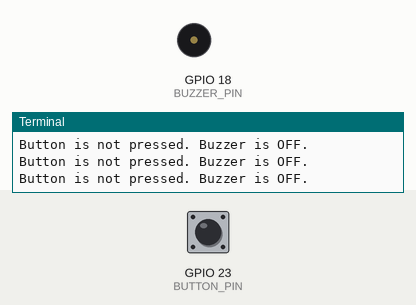
Bench run of a program on a simulated Raspberry Pi (BCM pin numbers). Shown: buzzer (waves = sounding, pin HIGH), the last lines printed to the terminal. Inputs (shaded band) come from the test bench; at power-on: GPIO 23 (BUTTON_PIN) LOW.

Above: at 1.2 s.
1.3 s: GPIO 23 (BUTTON_PIN) pulled HIGH for 0.15 s
At 1.4 s:
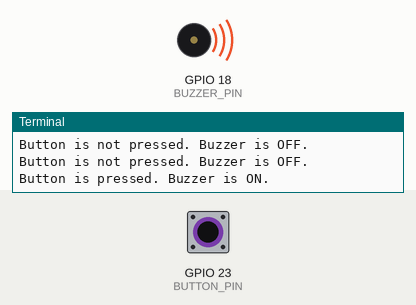
3.0 s: GPIO 23 (BUTTON_PIN) pulled HIGH for 3.2 s
At 7.6 s:
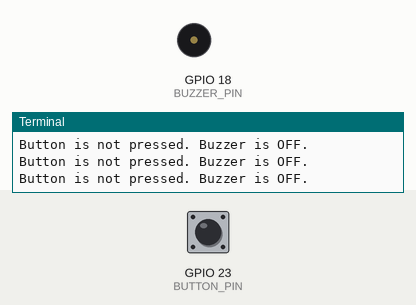
Timing chart, 0 to 9.1 s (numbered marks = the images above; inputs shaded):
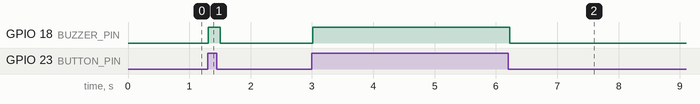

The program:

lesson4.py
```python
import RPi.GPIO as GPIO
import time

# Use BCM pin numbering
GPIO.setmode(GPIO.BCM)

# Define the BCM pins
BUZZER_PIN = 18
BUTTON_PIN = 23

# Set the buzzer pin as an output
GPIO.setup(BUZZER_PIN, GPIO.OUT)

# Set the button pin as an input with an internal pull-down resistor
GPIO.setup(BUTTON_PIN, GPIO.IN, pull_up_down=GPIO.PUD_DOWN)

try:
    while True:
        # Read the state of the button
        button_state = GPIO.input(BUTTON_PIN)

        if button_state == GPIO.HIGH:
            # If the button is pressed, turn the buzzer on
            GPIO.output(BUZZER_PIN, GPIO.HIGH)
            print("Button is pressed. Buzzer is ON.")
        else:
            # If the button is not pressed, turn the buzzer off
            GPIO.output(BUZZER_PIN, GPIO.LOW)
            print("Button is not pressed. Buzzer is OFF.")

        # Delay to prevent excessive CPU usage
        time.sleep(0.1)

except KeyboardInterrupt:
    # Cleanup GPIO settings when the program is interrupted (Ctrl+C)
    GPIO.cleanup()
    print("Program interrupted. GPIO cleaned up.")
```

Measured:
- after the input at 1.3 s, GPIO 18 (BUZZER_PIN): LOW → HIGH at once, → LOW 0.20 s later
- after the input at 3.0 s, GPIO 18 (BUZZER_PIN): LOW → HIGH at once, → LOW 3.2 s later
